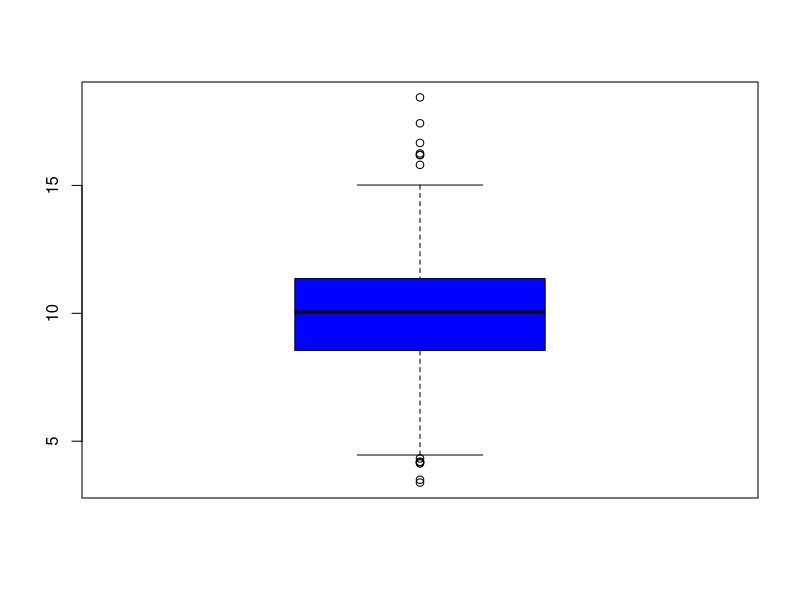
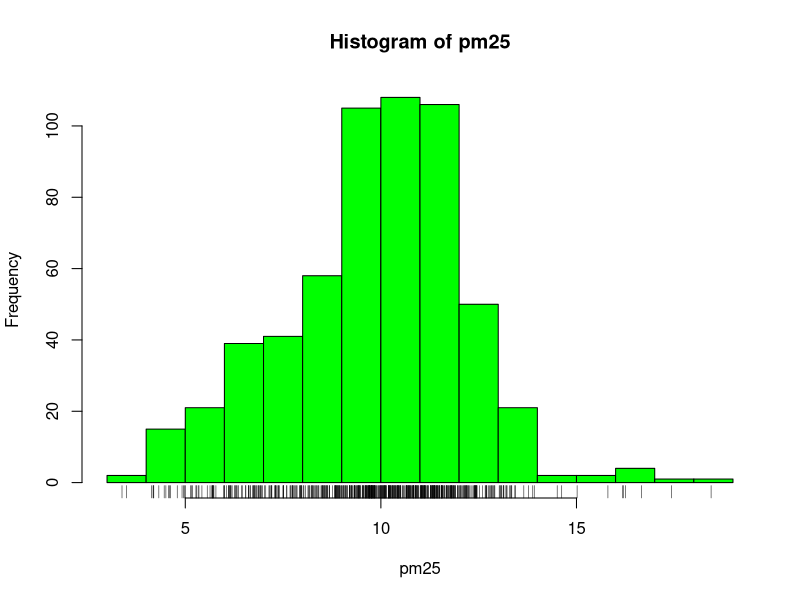
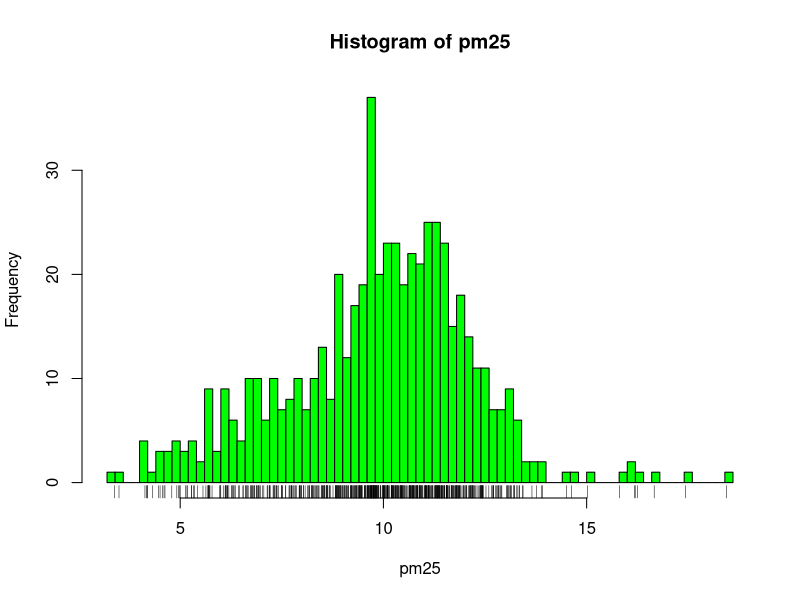
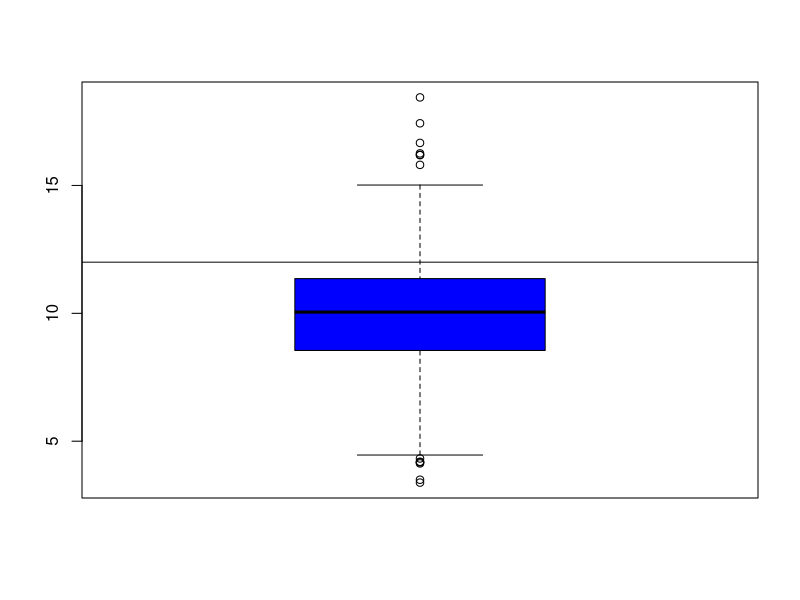
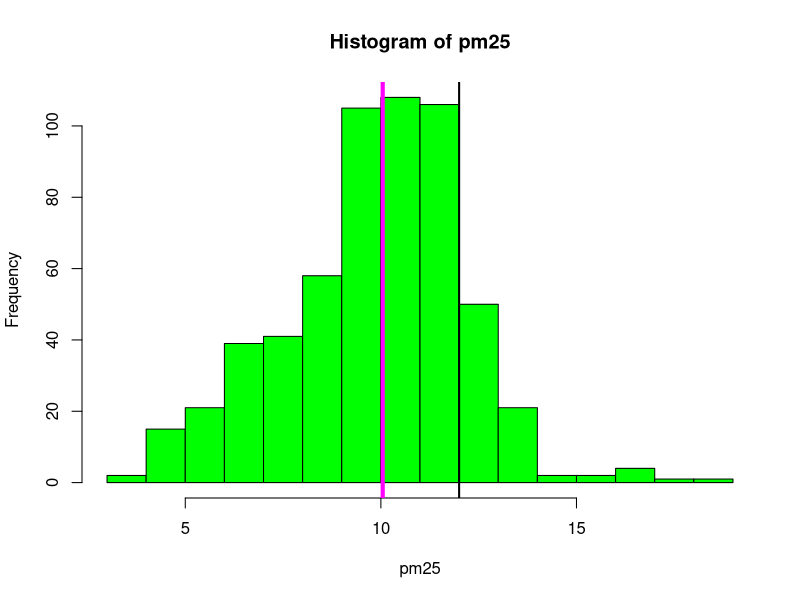
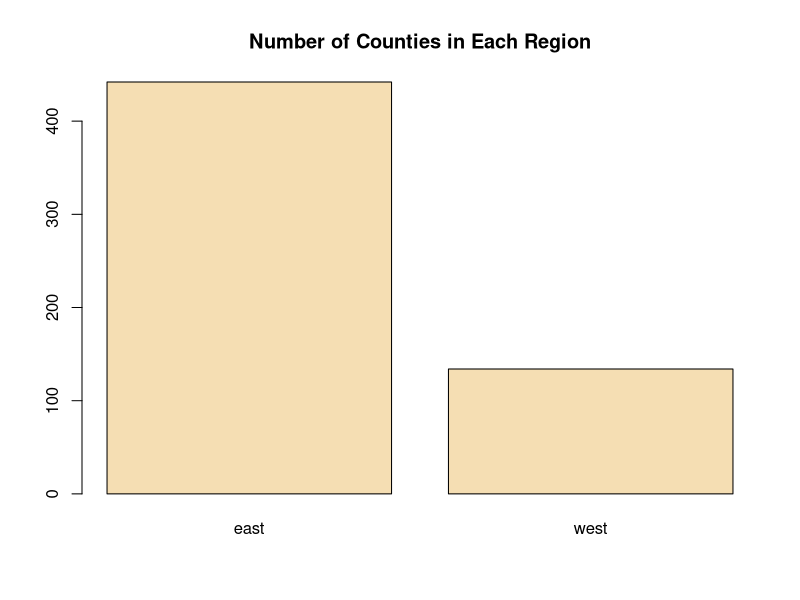
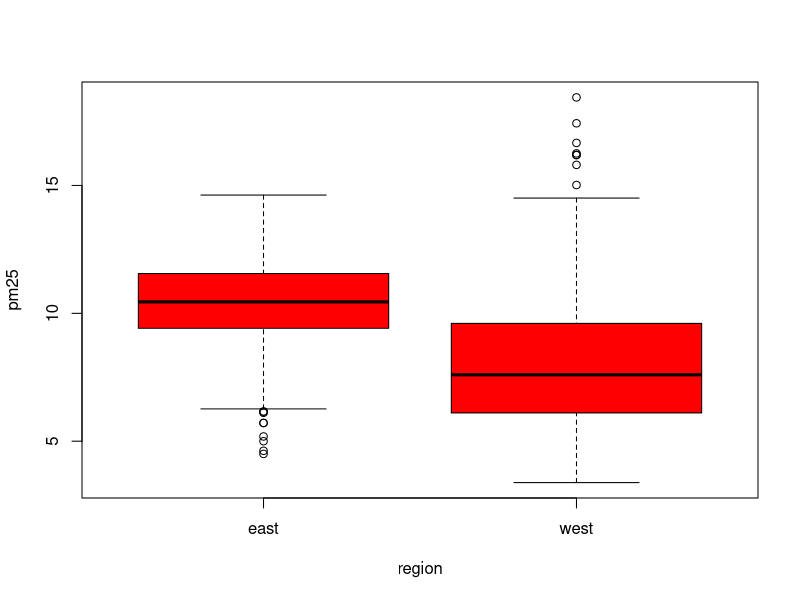
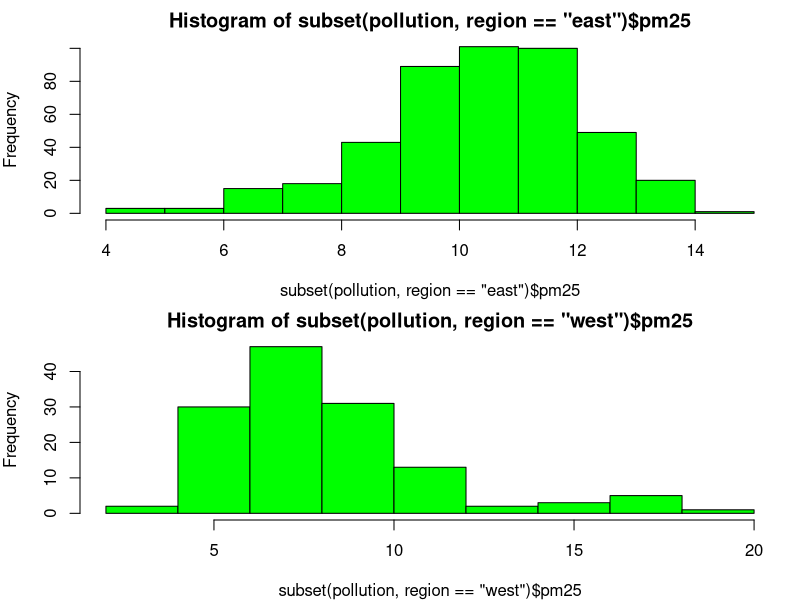

Reproduce these figures in R, in order.
### Exploratory Data Analysis
# Principle 1: Show comparisons - a 'is relative to' b
# Principle 2: Show causality, mechanism, explanation, systematic structure
# Principle 3: Show multivariate data - more than 2 variables
# Principle 4: Integration of evidence - words, numbers, images, diagrams 
# Principle 5: Describe and document the evidence with appropriate labels, 
#              scales, sources, etc.
# Principle 6: Content is king

## Why Exploratory Graphs?
# R1. To understand data properties
# R2. To find patterns in data
# R3. To suggest modeling strategies
# R4. To "debug" analyses
# 5. To communicate results 
getwd()
setwd("~/Desktop/Online Coursera/Coursera-Exploratory-Data-Analysis/")
list.files()
pollution <- read.csv("data/avgpm25.csv", colClasses=c("numeric", "character", "factor","numeric", "numeric"))
head(pollution)
attach(pollution)
# Five numbers
summary(pm25)
# Boxplot
boxplot(pm25, col="blue")
# Histogram
hist(pm25, col="green")
rug(pm25) # underneath 
hist(pm25, col="green", breaks=100)
rug(pm25) # underneath 
# Overlaying Features
boxplot(pm25, col="blue")
abline(h=12)
hist(pm25, col="green")
abline(v=12, lwd=2)
abline(v=median(pm25), col="magenta", lwd=4)
# Barplot
barplot(table(region), col="wheat", main="Number of Counties in Each Region")
## Simple Summaries of Data
# Two dimensions: Lattice/ggplot2, (Smooth) Scatterplots
# >2 dimensions: coplots, Spinning plots
# Multiple Boxplots:
boxplot(pm25 ~ region, data=pollution, col="red")
# Multiple Histograms
par(mfrow=c(2,1), mar=c(4,4,2,1))
hist(subset(pollution, region=="east")$pm25, col="green")
hist(subset(pollution, region=="west")$pm25, col="green")
# Scatterplot
with(pollution, plot(latitude, pm25))
abline(h=12, lwd=2, lty=2)
# Scatterplot - using color
with(pollution, plot(latitude, pm25, col=region))
abline(h=12, lwd=2, lty=2)
# Multiple Scatterplots
par(mfrow=c(1,2), mar=c(5,4,2,1))
with(subset(pollution, region=="west"), plot(latitude, pm25, main="West"))
with(subset(pollution, region=="east"), plot(latitude, pm25, main="East"))
## Plotting Systems in R
# The Base plotting system - blank canvas, "artist's palette" model
library(datasets)
data(cars)
with(cars, plot(speed, dist))
# The Lattice system - entire plot specified by one function; conditioning
library(lattice)
state <- data.frame(state.x77, region=state.region)
xyplot(Life.Exp ~ Income | region, data=state, layout=c(4,1))
# ggplot2 system - mixes elements of Base and Lattice
library(ggplot2)
data(mpg)
qplot(displ, hwy, data=mpg)
## Base Plotting System
# - graphics
# - grDevices
# 1. Initializing a new plot - plot(x,y), hist(x)
# 2. Annotating an existing plot
library(datasets)
hist(airquality$Ozone) # Draw a new plot
with(airquality, plot(Wind, Ozone))
airquality <- transform(airquality, Month=factor(Month))
boxplot(Ozone ~ Month, airquality, xlab="Month", ylab="Ozone(ppb)")
# pch(plotting symbol), lty(line type), lwd(line width), 
# col(plotting color), xlab(x-axis label), ylab(y-axis label))
# las(orientation of the axis labels), bg, 
# mar(margin size), oma(outer margin size), mfrow(row-wise), mfcol
par("lty") # "solid"
par("col") # "black
par("pch") # 1
par("bg")  # "white"
par("mar") # 5.1 4.1 4.1 2.1
par("mfrow") # 1 1
## Base Plotting Functions
# plot(scatterplot), lines, points, text, title, 
# mtext(arbitrary text to the margins), axis
library(datasets)
with(airquality, plot(Wind, Ozone))
title(main="Ozone and Wind in New York City")
with(airquality, plot(Wind, Ozone), main="Ozone and Wind in New York City")
with(subset(airquality, Month=5), points(Wind, Ozone, col="blue"))
#
with(airquality, plot(Wind, Ozone), 
     main="Ozone and Wind in New York City", type="n")
with(subset(airquality, Month==5), points(Wind, Ozone, col="blue"))
with(subset(airquality, Month!=5), points(Wind, Ozone, col="red"))
legend("topright", pch=1, col=c("blue", "red"), legend=c("May", "Other Months"))
# Add a regression line
with(airquality, plot(Wind, Ozone), 
     main="Ozone and Wind in New York", pch=20)
model <- lm(Ozone ~ Wind, airquality)
abline(model, lwd=2)
# Multiple Base Plots
par(mfrow=c(1,2)) # 1 row, 2 columns
with(airquality, {
    plot(Wind, Ozone, main="Ozone and Wind")
    plot(Solar.R, Ozone, main="Ozone and Solar Radiation")
})
par(mfrow=c(1,3), mar=c(4,4,2,1), oma=c(0,0,2,0))
with(airquality, {
    plot(Wind, Ozone, main="Ozone and Wind")
    plot(Solar.R, Ozone, main="Ozone and Solar Radiation")
    plot(Temp, Ozone, main="Ozone and Temperature")
    mtext("Ozone and Weather in New York City", outer=TRUE)
})











